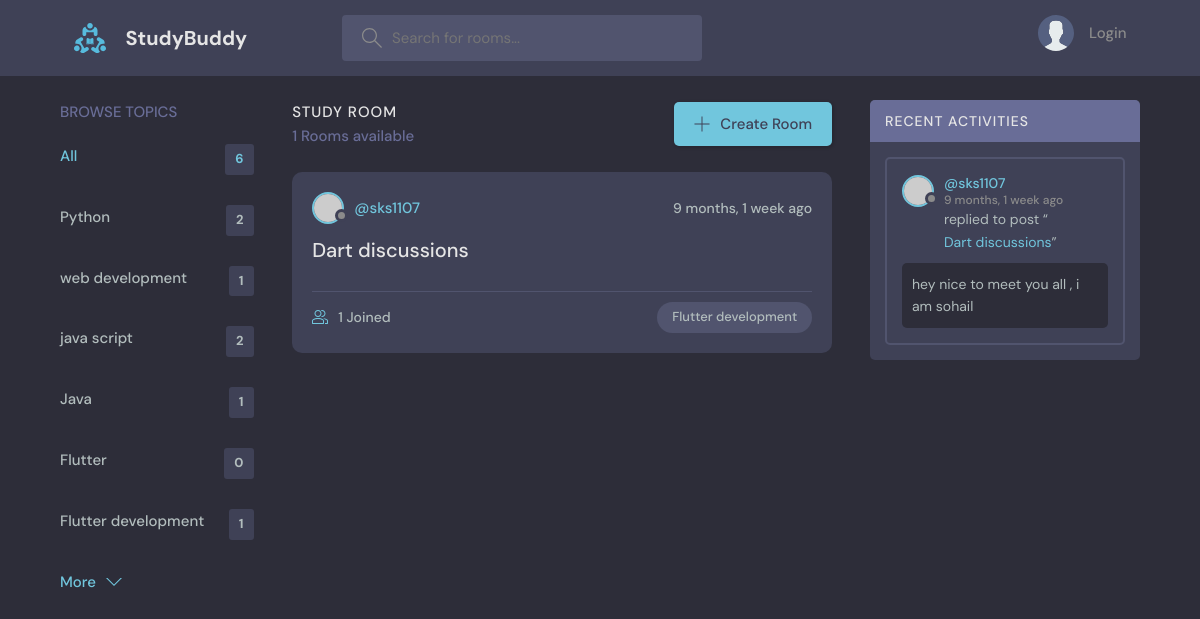
The page /?q=Flutter on the database its author committed.
### base/models.py (models this page shows, shortened)
class Topic(models.Model):
    name = models.CharField(max_length = 200)
    def __str__(self):
        return self.name

class Room(models.Model):
    host = models.ForeignKey(User, on_delete = models.SET_NULL, null = True)
    topic = models.ForeignKey(Topic, on_delete = models.SET_NULL, null = True)
    name = models.CharField(max_length=200)
    description = models.TextField(null = True)
    participants = models.ManyToManyField(User, related_name ='participants', blank=True)
    updated = models.DateTimeField(auto_now = True)
    created = models.DateTimeField(auto_now_add = True)
    class Meta:
        ordering = ['-updated', '-created']
    def __str__(self):
        return self.name

class Message(models.Model):
    user = models.ForeignKey(User, on_delete = models.CASCADE)
    room = models.ForeignKey(Room, on_delete = models.CASCADE)
    body = models.TextField()
    updated = models.DateTimeField(auto_now = True)
    created = models.DateTimeField(auto_now_add = True)
    class Meta:
        ordering = ['-updated', '-created']

### base/views.py (the view)
# urls.py: path('',  views.home, name="home"),
def home(request):
    q = request.GET.get('q') if request.GET.get('q') != None else ''
    rooms = Room.objects.filter(
        Q(topic__name__icontains=q),
    )
    print(rooms)
    topics = Topic.objects.all()
    room_count = rooms.count()
    room_messages = Message.objects.filter(Q(room__topic__name__icontains=q))
    context = {'rooms':rooms, 'topics':topics, 'room_count':room_count, 'room_messages': room_messages}
    return render(request, 'base/home.html', context)

### base/templates/base/home.html (shortened to what this page needs)
{% extends 'main.html' %}
{% block content %}
<main class="layout layout--3">
  <div class="container">
    {% include 'base/topics_component.html' %}
    <div class="roomList">
      <div class="roomList__header">
        <div>
          <h2>Study Room</h2>
          <p>{{rooms.count}} Rooms available</p>
        </div>
        <a class="btn btn--main" href="{% url 'create-room' %}">
          <svg
            version="1.1"
            xmlns="http://www.w3.org/2000/svg"
            width="32"
            height="32"
            viewBox="0 0 32 32"
          >
            <title>add</title>
            <path
              d="M16.943 0.943h-1.885v14.115h-14.115v1.885h14.115v14.115h1.885v-14.115h14.115v-1.885h-14.115v-14.115z"
            ></path>
          </svg>
          Create Room
        </a>
      </div>
      {% include 'base/feed_component.html' %}
    </div>
    {% include 'base/activity_component.html' %}
  </div>
</main>
{% endblock content %}

### base/templates/base/topics_component.html (shortened to what this page needs)
<div class="topics">
  <div class="topics__header">
    <h2>Browse Topics</h2>
  </div>
  <ul class="topics__list">
    <li>
      <a href="{% url 'home' %}" class="active">All <span>{{topics.count}}</span></a>
    </li>
    {% for topic in topics %}
    <li>
      <a href="{% url 'home' %}?q={{topic}}">{{topic}} <span>{{topic.room_set.all.count}}</span></a>
    </li>
    {% endfor %}
  </ul>
  <a class="btn btn--link" href="topics.html">
    More
    <svg
      version="1.1"
      xmlns="http://www.w3.org/2000/svg"
      width="32"
      height="32"
      viewBox="0 0 32 32"
    >
      <title>chevron-down</title>
      <path d="M16 21l-13-13h-3l16 16 16-16h-3l-13 13z"></path>
    </svg>
  </a>
</div>

### base/templates/base/feed_component.html (shortened to what this page needs)
{% for room in rooms %}
<div class="roomListRoom">
  <div class="roomListRoom__header">
    <a href="{% url 'profile' room.host.id %}" class="roomListRoom__author">
      <div class="avatar avatar--small">
        <img src="https://randomuser.me/api/portraits/women/11.jpg" />
      </div>
      <span>@{{room.host.username}}</span>
    </a>
    <div class="roomListRoom__actions">
      <span>{{room.created | timesince}} ago</span>
    </div>
  </div>
  <div class="roomListRoom__content">
    <a href="{% url 'room' room.id %}">{{room.name}}</a>
  </div>
  <div class="roomListRoom__meta">
    <a href="{% url 'room' room.id %}" class="roomListRoom__joined">
      {{room.participants.all.count}} Joined
    </a>
    <p class="roomListRoom__topic">{{room.topic.name}}</p>
  </div>
</div>
{% endfor %}

### base/templates/base/activity_component.html (shortened to what this page needs)
<div class="activities">
  <div class="activities__header">
    <h2>Recent Activities</h2>
  </div>
  {% for message in room_messages %}
  <div class="activities__box">
    <div class="activities__boxHeader roomListRoom__header">
      <a href="{% url 'profile' message.user.id %}" class="roomListRoom__author">
        <div class="avatar avatar--small">
          <img src="https://randomuser.me/api/portraits/women/11.jpg" />
        </div>
        <p>
          @{{message.user}}
          <span>{{message.created | timesince}} ago</span>
        </p>
      </a>
    </div>
    <div class="activities__boxContent">
      <p>
        replied to post “<a href="{% url 'room' message.room.id %}">{{message.room.name}}</a
        >”
      </p>
      <div class="activities__boxRoomContent">
        {{message.body}}
      </div>
    </div>
  </div>
  {% endfor %}
</div>

### rows shown on the page
Topic: name "Python", room_set.all.count "2"
Topic: name "web development", room_set.all.count "1"
Topic: name "java script", room_set.all.count "2"
Topic: name "Java", room_set.all.count "1"
Topic: name "Flutter", room_set.all.count "0"
Topic: name "Flutter development", room_set.all.count "1"
Room: host.username "sks1107", created "9 months, 1 week", name "Dart discussions", participants.all.count "1", topic.name "Flutter development"
Message: user "sks1107", created "9 months, 1 week", room.name "Dart discussions", body "hey nice to meet you all , i am sohail"

### other values the page prints
{{ topics.count }} "6"
{{ rooms.count }} "1"
